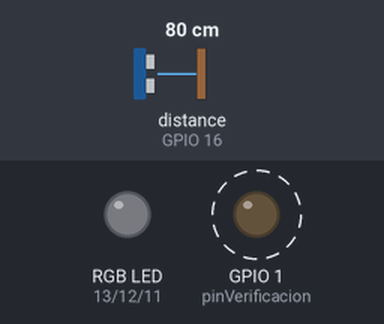
The sketch below on a simulated ESP32-S3. Shown: an RGB LED mixed from three pins (HIGH = lit), output pins drawn as LEDs (lit = HIGH). Wiring (inferred from the names in the program): ultrasonic range finder: trigger GPIO 15; echo GPIO 16. Dashed ring = blinking. The inputs (shaded band) are chosen by the test bench; at power-on: distance to the obstacle (sensor on GPIO 16) 80 cm. The echo pulse lasts 58.3 µs per cm; nothing arrives over Bluetooth unless stated; a phone connects over Bluetooth LE 3 s after start; pins used as bus, display or sensor lines are not drawn; what the sketch prints to the serial monitor is not drawn.

Above: at 0.15 s.
Timing chart, 0 to 3.0 s (numbered marks = the images above):
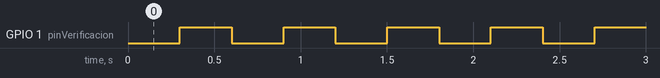

The sketch:

distanciometro_bluetooth_esp32.ino
```cpp
#include <ArduinoJson.h>
#include <BLEDevice.h>
#include <BLEServer.h>
#include <BLEUtils.h>
#include <BLE2902.h>

// UUIDs para el BLE
#define SERVICE_UUID           "4fafc201-1fb5-459e-8fcc-c5c9c331914b"
// Característica para RECIBIR el color desde el celular (WRITE)
#define CHARACTERISTIC_RX_UUID "beb5483e-36e1-4688-b7f5-ea07361b26a8"
// Característica para ENVIAR la distancia al celular (NOTIFY)
#define CHARACTERISTIC_TX_UUID "71850116-2917-48f8-a145-c38d8f0f0312"

BLEServer* pServer = NULL;
BLECharacteristic* pCharacteristicTX = NULL;
bool deviceConnected = false;
bool oldDeviceConnected = false;

// Variables RGB
int pinRed = 13;
int pinGreen = 12;
int pinBlue = 11;
int frecuencia = 5000;
int resolucion = 8;

// Variables HC-SR04
const int trigPin = 15;
const int echoPin = 16;
int valor = 0;
int tiempo = 0;
int periodo = 100; // ms

// LED de verificación (mismo patrón que Séptima/Octava)
int pinVerificacion = 1;
unsigned long periodoParpadeoMs = 250; // 250 ms: identifica esta placa (MiTrigesimaNovenaApp) frente a la de Séptima (1000 ms) y Octava (500 ms)
unsigned long ultimoCambioParpadeo = 0;
bool estadoParpadeo = false;

// Callback para manejar conexión/desconexión
class MyServerCallbacks: public BLEServerCallbacks {
    void onConnect(BLEServer* pServer) {
      deviceConnected = true;
      Serial.println("¡Celular conectado!");
    };
    void onDisconnect(BLEServer* pServer) {
      deviceConnected = false;
      Serial.println("Celular desconectado.");
    }
};

// Callback para recibir el JSON de los colores
class MyCallbacks: public BLECharacteristicCallbacks {
  void onWrite(BLECharacteristic *pCharacteristic) {
    String rxValue = pCharacteristic->getValue().c_str();

    if (rxValue.length() > 0) {
      StaticJsonDocument<300> docRx;
      DeserializationError error = deserializeJson(docRx, rxValue);
      if (!error) {
        int r = docRx["r"];
        int g = docRx["g"];
        int b = docRx["b"];

        ledcWrite(pinRed, r);
        ledcWrite(pinGreen, g);
        ledcWrite(pinBlue, b);
      }
    }
  }
};

void setup() {
  Serial.begin(115200);

  // LED de verificación
  pinMode(pinVerificacion, OUTPUT);
  digitalWrite(pinVerificacion, LOW);

  // Configuración de Pines del Sensor
  pinMode(trigPin, OUTPUT);
  pinMode(echoPin, INPUT);

  // Configuración de Pines del LED (Core v3.0+)
  ledcAttach(pinRed, frecuencia, resolucion);
  ledcAttach(pinGreen, frecuencia, resolucion);
  ledcAttach(pinBlue, frecuencia, resolucion);
  ledcWrite(pinRed, 0);
  ledcWrite(pinGreen, 0);
  ledcWrite(pinBlue, 0);

  // 1. Inicialización BLE
  BLEDevice::init("PhysicsESP32_Dist");
  pServer = BLEDevice::createServer();
  pServer->setCallbacks(new MyServerCallbacks());

  BLEService *pService = pServer->createService(SERVICE_UUID);

  // 2. Crear Característica TX (enviamos datos al celular)
  pCharacteristicTX = pService->createCharacteristic(
                        CHARACTERISTIC_TX_UUID,
                        BLECharacteristic::PROPERTY_NOTIFY
                      );
  pCharacteristicTX->addDescriptor(new BLE2902());

  // 3. Crear Característica RX (recibimos datos del celular)
  BLECharacteristic *pCharacteristicRX = pService->createCharacteristic(
                                            CHARACTERISTIC_RX_UUID,
                                            BLECharacteristic::PROPERTY_WRITE
                                          );
  pCharacteristicRX->setCallbacks(new MyCallbacks());

  // 4. Iniciar Servicio y Publicidad
  pService->start();
  BLEAdvertising *pAdvertising = BLEDevice::getAdvertising();
  pAdvertising->addServiceUUID(SERVICE_UUID);
  pAdvertising->setScanResponse(true);
  pAdvertising->setMinPreferred(0x0);
  BLEDevice::startAdvertising();

  Serial.println("¡Dispositivo listo! Esperando conexión...");
}

void loop() {

  // No bloqueante: con delay() aquí, cada vuelta del loop tardaría más de lo
  // que "periodo" registra, desincronizando el eje de tiempo que se grafica
  // en el celular respecto al tiempo real transcurrido (mismo caso de Octava).
  if (millis() - ultimoCambioParpadeo >= periodoParpadeoMs) {
    estadoParpadeo = !estadoParpadeo;
    digitalWrite(pinVerificacion, estadoParpadeo ? HIGH : LOW);
    ultimoCambioParpadeo = millis();
  }

  // Solo leemos el sensor y enviamos datos si el celular está conectado
  if (deviceConnected) {
    medirDistancia();
    SerializarObject();
  }

  // --- Lógica de desconexión segura ---
  if (!deviceConnected && oldDeviceConnected) {
      delay(500);
      pServer->startAdvertising();
      Serial.println("Reiniciando publicidad Bluetooth");
      oldDeviceConnected = deviceConnected;
  }
  if (deviceConnected && !oldDeviceConnected) {
      oldDeviceConnected = deviceConnected;
  }

  delay(periodo);
  if (deviceConnected) {
    tiempo = tiempo + periodo;
  }
}

void medirDistancia() {
    digitalWrite(trigPin, LOW);
    delayMicroseconds(2);
    digitalWrite(trigPin, HIGH);
    delayMicroseconds(10);
    digitalWrite(trigPin, LOW);

    // Timeout de 30000 microsegundos para evitar que el ESP32 se congele
    // si no hay obstáculo (pulseIn nunca ve el flanco de bajada).
    float duracion = pulseIn(echoPin, HIGH, 30000);
    Serial.print("Tiempo de eco detectado: ");
    Serial.println(duracion);

    float velocidad_sonido = 340;
    if (duracion == 0) {
      valor = 0;
    } else {
      valor = ((duracion * velocidad_sonido) / 2) * 0.0001;
    }
}

void SerializarObject() {
    StaticJsonDocument<300> docTx;
    docTx["unidad"] = "cm";
    docTx["periodo"] = periodo;
    docTx["tiempo"] = tiempo;
    docTx["valor"] = valor;

    char buffer[200];
    serializeJson(docTx, buffer);

    pCharacteristicTX->setValue(buffer);
    pCharacteristicTX->notify();
}
```

Measured:
- by itself, GPIO 1 (pinVerificacion): alternates HIGH for 0.32 s and LOW for 0.32 s
